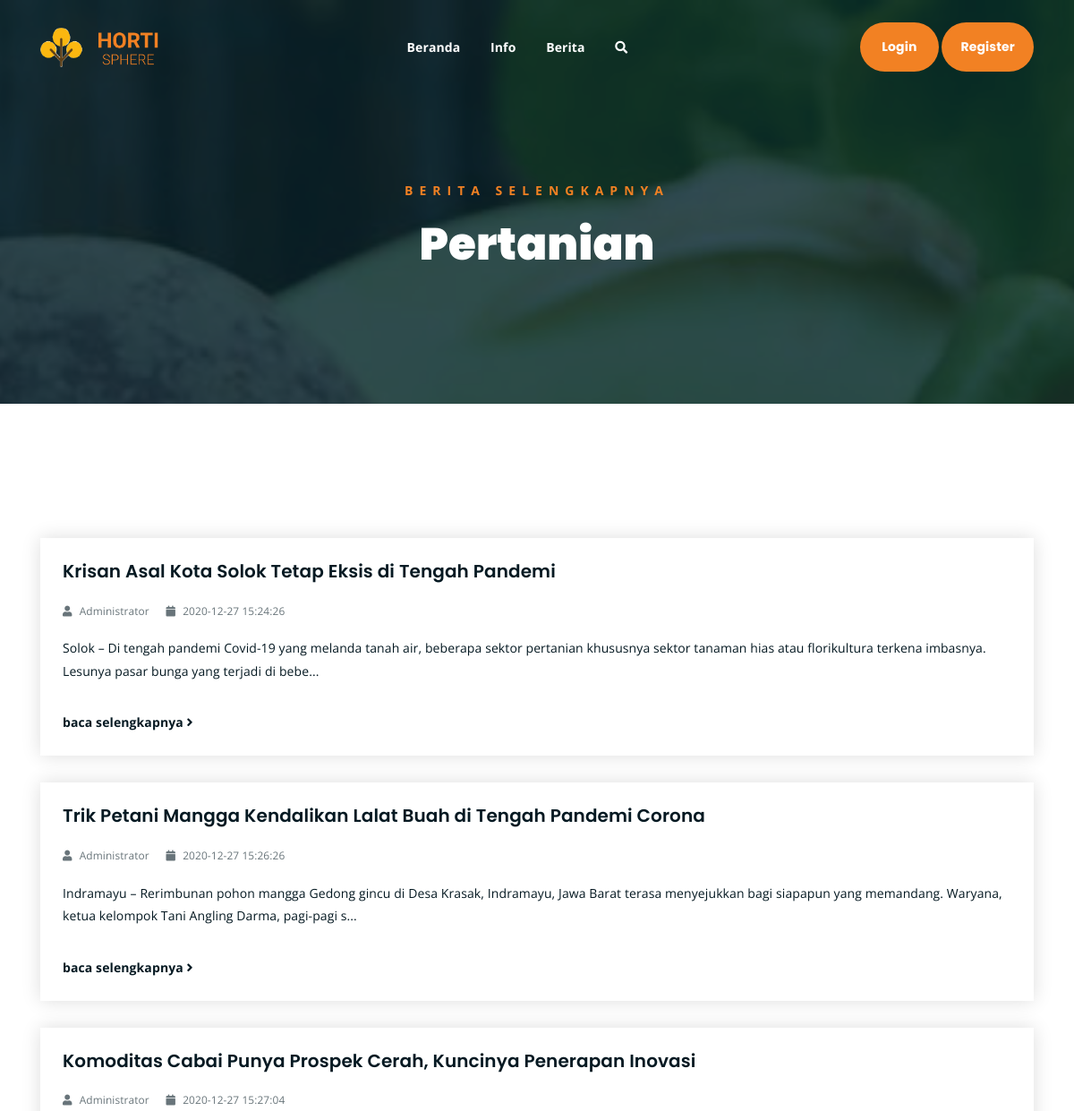
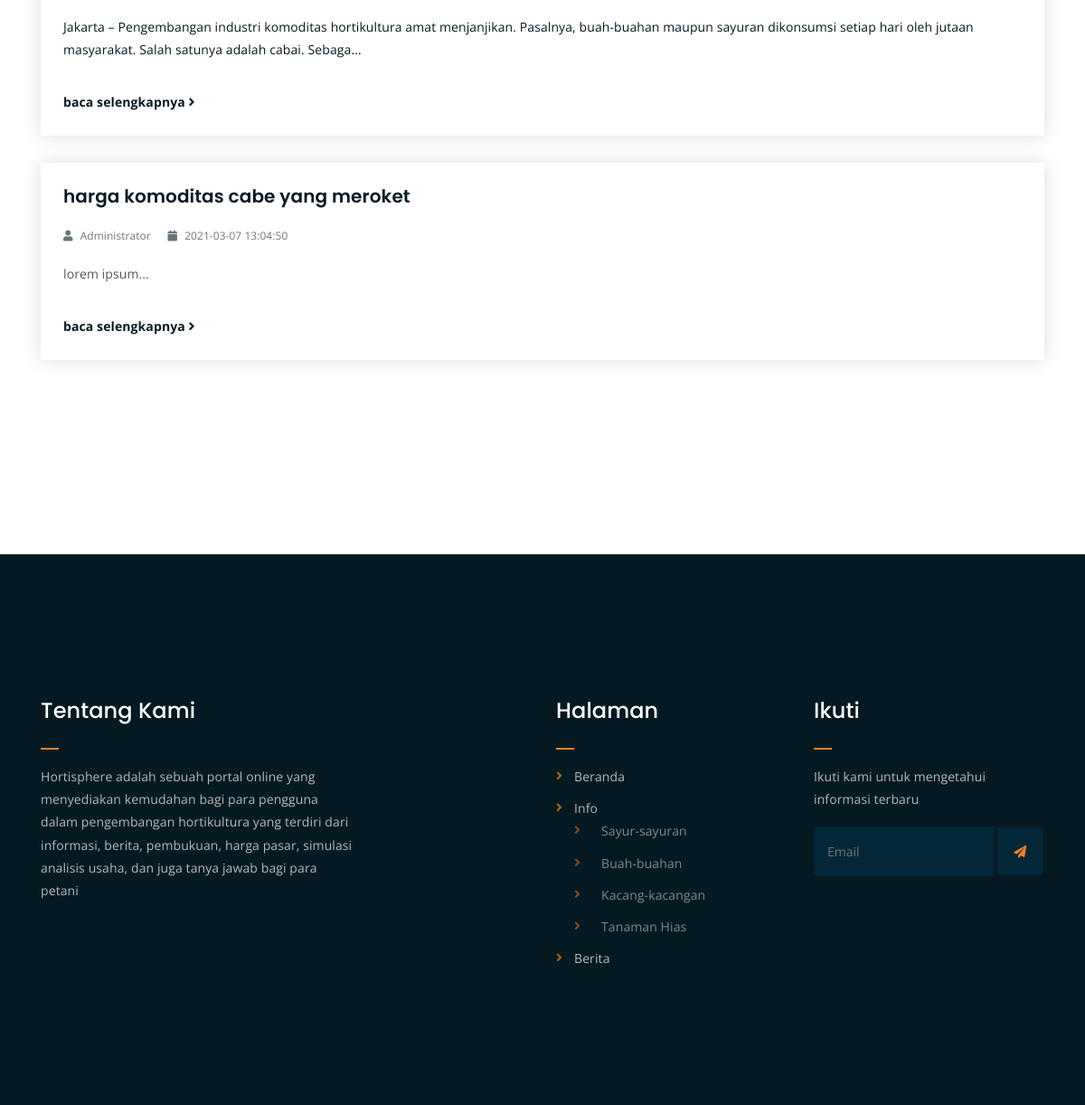
Screenshot of /index.php/c_berita/lihat_berita with the database file from the repository (2 pictures, top to bottom).
### tables this page shows
CREATE TABLE `berita` (
  `id_berita` int(20) NOT NULL,
  `id_user` int(20) NOT NULL,
  `tanggal_tambah` timestamp NOT NULL DEFAULT CURRENT_TIMESTAMP ON UPDATE CURRENT_TIMESTAMP,
  `gambar` varchar(255) DEFAULT NULL,
  `judul` varchar(255) NOT NULL,
  `isi` longtext NOT NULL
);

### application/controllers/C_berita.php (called while the page is built, shortened)
<?php
class C_berita extends CI_Controller
{
    public function __construct()
    {
      $this->load->library('session');
      $this->load->helper('url');
      $this->load->library('upload');
      $this->load->library('pagination');
    }
    public function lihat_berita()
    {
        $this->load->library('pagination');
        $this->load->model('M_berita');
        $config['base_url'] = site_url('C_berita/lihat_berita');
        $config['total_rows'] = $this->db->count_all('berita');
        $config['per_page'] = 5;
        $config['uri_segment'] = 3;
        $config["num_links"] = 1;
        $config['first_link']       = 'First';
        $config['last_link']        = 'Last';
        $config['next_link']        = 'Next';
        $config['prev_link']        = 'Prev';
        $config['full_tag_open']    = '<div class="pagination-wrap"><nav><ul class="pagination-wrap text-center">';
        $config['full_tag_close']   = '</ul></nav></div>';
        $config['num_tag_open']     = '<li class="page-item">';
        $config['num_tag_close']    = '</li>';
        $config['first_tag_open']   = '<li class="page-item active">';
        $config['first_tag_close']  = '<span class="sr-only">(current)</span></li>';
        $config['next_tag_open']    = '<li class="page-item">';
        $config['next_tagl_close']  = '<span aria-hidden="true">&raquo;</span></li>';
        $config['prev_tag_open']    = '<li class="page-item">';
        $config['prev_tagl_close']  = 'Next</li>';
        $config['first_tag_open']   = '<li class="page-item">';
        $config['first_tagl_close'] = '</li>';
        $config['last_tag_open']    = '<li class="page-item">';
        $config['last_tagl_close']  = '</li>';
        $this->pagination->initialize($config);
        $berita['page'] = ($this->uri->segment(3)) ? $this->uri->segment(3) : 0;
        $berita['hortisphere'] = $this->M_berita->tampil_berita($config["per_page"], $berita['page']);
        $berita['pagination'] = $this->pagination->create_links();
        $this->load->view('templates/header1');
        $this->load->view('berita/v_berita',$berita);
        $this->load->view('templates/footer');
    }
}

### index.php (called while the page is built, shortened)
<?php
require_once BASEPATH.'core/CodeIgniter.php';

### application/config/config.php (called while the page is built, shortened)
<?php
$config['base_url'] = 'http://localhost/hortisphere/';
$config['index_page'] = 'index.php';
$config['uri_protocol']	= 'REQUEST_URI';
$config['url_suffix'] = '';
$config['language']	= 'english';
$config['charset'] = 'UTF-8';
$config['enable_hooks'] = FALSE;
$config['subclass_prefix'] = 'MY_';
$config['composer_autoload'] = FALSE;
$config['permitted_uri_chars'] = 'a-z 0-9~%.:_\-';
$config['enable_query_strings'] = FALSE;
$config['controller_trigger'] = 'c';
$config['function_trigger'] = 'm';
$config['directory_trigger'] = 'd';
$config['allow_get_array'] = TRUE;
$config['log_threshold'] = 0;
$config['log_path'] = '';
$config['log_file_extension'] = '';
$config['log_file_permissions'] = 0644;
$config['log_date_format'] = 'Y-m-d H:i:s';
$config['error_views_path'] = '';
$config['cache_path'] = '';
$config['cache_query_string'] = FALSE;
$config['encryption_key'] = '';
$config['sess_driver'] = 'files';
$config['sess_cookie_name'] = 'ci_session';
$config['sess_expiration'] = 7200;
$config['sess_save_path'] = NULL;
$config['sess_match_ip'] = FALSE;
$config['sess_time_to_update'] = 300;
$config['sess_regenerate_destroy'] = FALSE;
$config['cookie_prefix']	= '';
$config['cookie_domain']	= '';
$config['cookie_path']		= '/';
$config['cookie_secure']	= FALSE;
$config['cookie_httponly'] 	= FALSE;
$config['standardize_newlines'] = FALSE;
$config['global_xss_filtering'] = FALSE;
$config['csrf_protection'] = FALSE;
$config['csrf_token_name'] = 'csrf_test_name';
$config['csrf_cookie_name'] = 'csrf_cookie_name';
$config['csrf_expire'] = 7200;
$config['csrf_regenerate'] = TRUE;
$config['csrf_exclude_uris'] = array();
$config['compress_output'] = FALSE;
$config['time_reference'] = 'local';
$config['rewrite_short_tags'] = FALSE;
$config['proxy_ips'] = '';

### application/models/M_berita.php (called while the page is built, shortened)
<?php
class M_berita extends CI_Model
{
    public function tampil_berita($limit, $start)
    {
        return $this->db->get('berita', $limit, $start)
            ->result();
    }
}

### application/views/berita/v_berita.php (the view, shortened to what this page needs)
<div class="breadcrumb-section breadcrumb-bg">
		<div class="container">
			<div class="row">
				<div class="col-lg-8 offset-lg-2 text-center">
					<div class="breadcrumb-text">
						<p>Berita Selengkapnya</p>
						<h1>Pertanian</h1>
					</div>
				</div>
			</div>
		</div>
	</div>
	<div class="latest-news mt-150 mb-150">
		<div class="container">
			<div class="row">
			<?php
                foreach ($hortisphere as $berita) : ?>
				<div class="col-lg-12 col-md-6">
				<form class="form-horizontal" method="post" action="<?php echo base_url() . 'C_berita/lihat_berita' .  $berita->id_berita ?>">
					<div class="single-latest-news">
						<div class="news-text-box">
							<h3><a href=""><?php echo $berita->judul ?></a></h3>
							<p class="blog-meta">
								<span class="author"><i class="fas fa-user"></i> Administrator</span>
								<span class="date"><i class="fas fa-calendar"></i> <?php echo $berita->tanggal_tambah ?></span>
							</p>
							<p><p class="excerpt"><?php $readmore=$berita->isi;
							$cut=substr($readmore,0,200);
							echo $cut."..."
								?></p></p>
							<a href="<?=base_url()?>C_berita/detail_berita/<?=$berita->id_berita?>" class="read-more-btn">baca selengkapnya <i class="fas fa-angle-right"></i></a>
						</div>
					</div>
				</div>
			<?php endforeach; ?>
			</div>
			<div class="row">
				<div class="container">
					<div class="row">
						<div class="col-md-12">
							<div class="card-body">
							</div>
						</div>
					</div>
				</div>
			</div>
		</div>
	</div>

### assets/css/main.css (style rules this page uses)
html { font-size: 14px; font-weight: 400; line-height: 28px; height: 100%; }
body { font-family: "Open Sans", sans-serif; font-weight: 400; font-size: 1rem; letter-spacing: 0.1px; line-height: 1.8; color: #051922; overflow-x: hidden; }
a { cursor: pointer; text-decoration: none; -webkit-transition: all 0.2s ease-in-out; -o-transition: all 0.2s ease-in-out; transition: all 0.2s ease-in-out; }
h1, .h1, h2, .h2, h3, .h3, h4, .h4, h5, .h5, h6, .h6 { font-family: "Poppins", sans-serif; font-weight: 700; margin: 0 0 1.25rem 0; color: #051922; }
h1:last-child, .h1:last-child, h2:last-child, .h2:last-child, h3:last-child, .h3:last-child, h4:last-child, .h4:last-child, h5:last-child, .h5:last-child, h6:last-child, .h6:last-child { margin: 0; }
h1, .h1 { font-size: 4rem; font-weight: 700; line-height: 4rem; }
h3, .h3 { font-size: 2rem; font-weight: 700; line-height: 2.25rem; }
p { font-family: "Open Sans", sans-serif; font-weight: 400; font-size: 1rem; letter-spacing: 0.1px; line-height: 1.8; color: #051922; margin: 0 0 1.25rem 0; }
.mt-150 { margin-top: 150px; }
.mb-150 { margin-bottom: 150px; }
a.read-more-btn { display: inline-block; margin-top: 15px; color: #051922; -webkit-transition: 0.3s; -o-transition: 0.3s; transition: 0.3s; font-weight: 700; }
.breadcrumb-bg { background-image: url(../img/breadcrumb-bg.jpg); }
.breadcrumb-text p { color: #F28123; font-weight: 700; text-transform: uppercase; letter-spacing: 7px; }
.breadcrumb-text h1 { font-size: 50px; font-weight: 900; color: #fff; margin: 0; margin-top: 20px; }
.breadcrumb-section { padding: 150px 0; background-size: cover; background-position: center center; position: relative; z-index: 1; background-attachment: fixed; padding-top: 200px; }
.breadcrumb-section:after { position: absolute; left: 0; top: 0; width: 100%; height: 100%; content: ""; background-color: #07212e; z-index: -1; opacity: 0.8; }
.single-latest-news { -webkit-box-shadow: 0 0 20px #dddddd; box-shadow: 0 0 20px #dddddd; -webkit-transition: 0.3s; -o-transition: 0.3s; transition: 0.3s; }
html, body { height: 100%; }
.single-latest-news h3 { font-size: 20px; line-height: 1.25em; font-weight: 600; }
.single-latest-news h3 a { color: #051922; }
p.blog-meta span { margin-right: 15px; opacity: 0.6; color: #051922; font-size: 0.85em; }
p.blog-meta span:last-child { margin-right: 0; }
p.blog-meta span i { margin-right: 5px; }
p.excerpt { line-height: 1.8; color: #555; }
.news-text-box { padding: 25px; border-bottom-left-radius: 5px; border-bottom-right-radius: 5px; }
.single-latest-news { margin-bottom: 30px; }

### rows the page displays
berita: judul "Krisan Asal Kota Solok Tetap Eksis di Tengah Pandemi", tanggal_tambah "2020-12-27 15:24:26", isi "Solok – Di tengah pandemi Covid-19 yang melanda tanah air, beberapa sektor pertanian khususnya sektor tanaman hias atau florikultura terkena imbasnya. Lesunya pasar bunga yang terjadi di bebe"
berita: judul "Trik Petani Mangga Kendalikan Lalat Buah di Tengah Pandemi Corona", tanggal_tambah "2020-12-27 15:26:26", isi "Indramayu – Rerimbunan pohon mangga Gedong gincu di Desa Krasak, Indramayu, Jawa Barat terasa menyejukkan bagi siapapun yang memandang. Waryana, ketua kelompok Tani Angling Darma, pagi-pagi s"
berita: judul "Komoditas Cabai Punya Prospek Cerah, Kuncinya Penerapan Inovasi", tanggal_tambah "2020-12-27 15:27:04", isi "Jakarta – Pengembangan industri komoditas hortikultura amat menjanjikan. Pasalnya, buah-buahan maupun sayuran dikonsumsi setiap hari oleh jutaan masyarakat. Salah satunya adalah cabai. Sebaga"
berita: judul "harga komoditas cabe yang meroket", tanggal_tambah "2021-03-07 13:04:50", isi "lorem ipsum"
